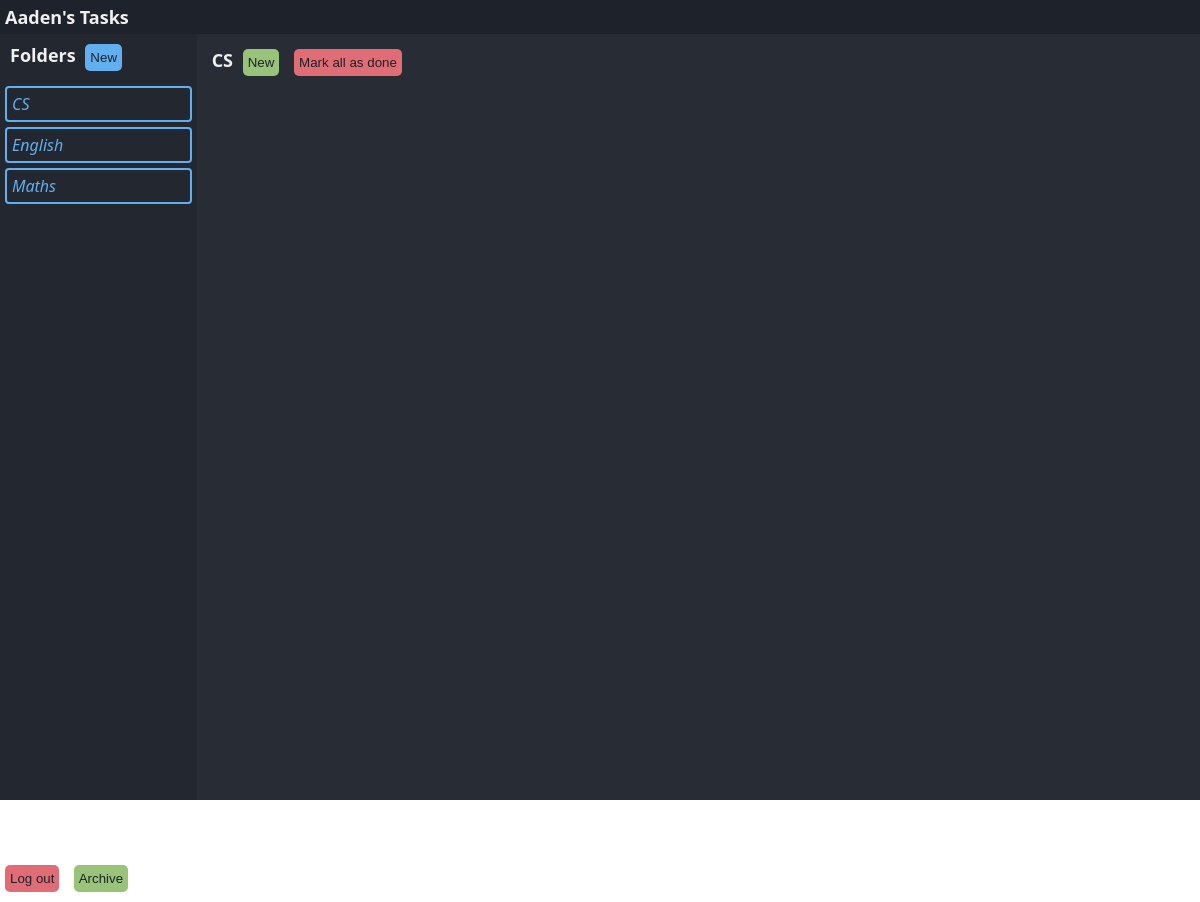
/tasks/, run on an earlier commit of the app's database.
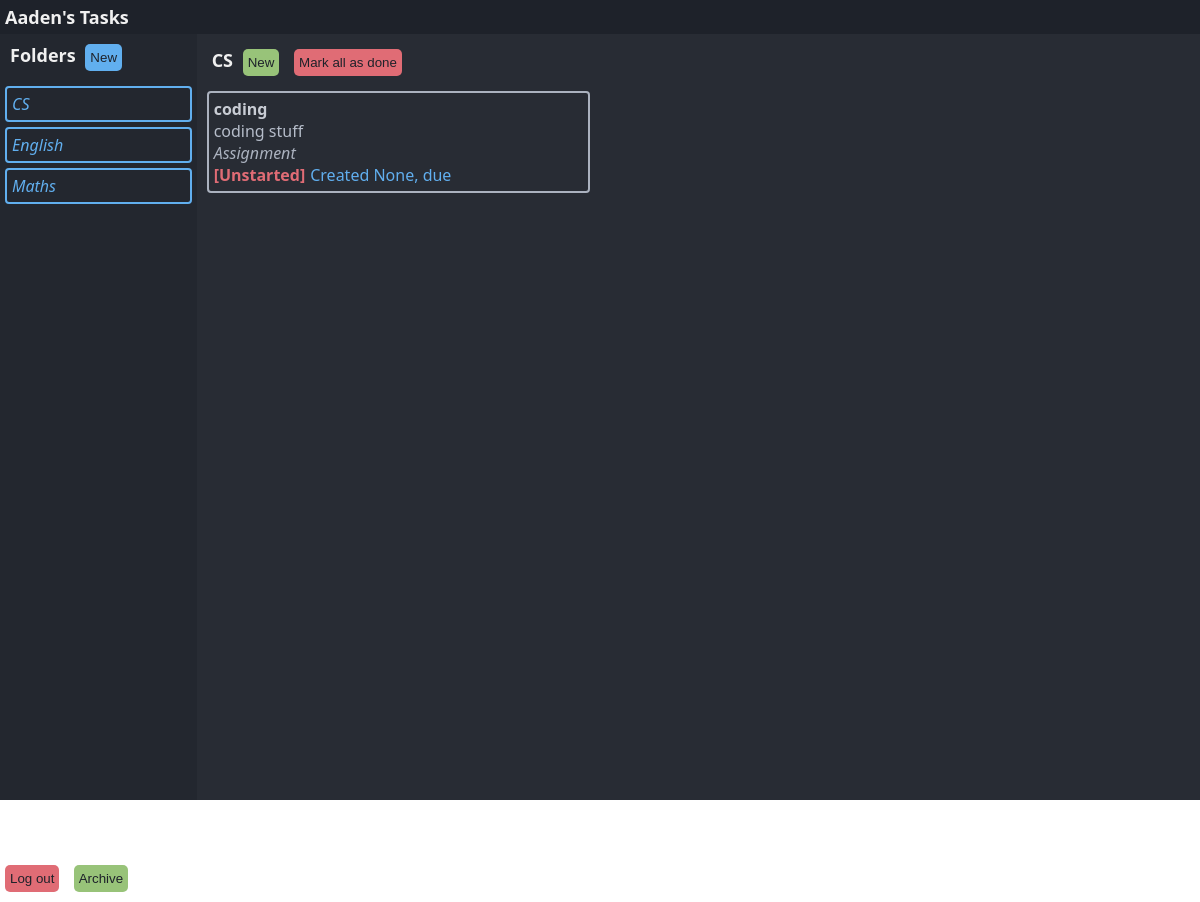
And on a later commit of the database.
### tables this page shows
CREATE TABLE "accounts" (
	"userid"	TEXT,
	"password"	TEXT,
	"salt"	TEXT,
	"email"	TEXT,
	"name"	TEXT,
	PRIMARY KEY("userid")
);

CREATE TABLE "folders" (
	"userid"	TEXT,
	"id"	TEXT,
	"name"	TEXT,
	PRIMARY KEY("userid","id")
);

CREATE TABLE "tasks" (
	"userid"	TEXT,
	"folderid"	TEXT,
	"id"	TEXT,
	"title"	TEXT,
	"due"	TEXT,
	"reminder"	TEXT,
	"created"	TEXT,
	"category"	TEXT,
	"priority"	INTEGER,
	"status"	TEXT,
	"notes"	TEXT,
	"link"	TEXT,
	PRIMARY KEY("id","userid")
);

### website/views.py (the view)
@views.route("/tasks/")
def tasks():
    if "folderid" in request.values:
        folderid = int(request.values["folderid"])
    else:
        folderid = 0
    if "id" in request.values:
        id = request.values["id"]
    else:
        id = 0
    user = {
        "name": "Aaden",
        "username": "Nughm",
    }
    print(db_read("SELECT * FROM accounts;"))
    folders = db_read("SELECT * FROM folders ORDER BY name;")
    tasks = db_read(
        f"SELECT * FROM tasks WHERE folderid='{folderid}' AND status != 'Completed' ORDER BY title;"
    )
    try:
        maintask = db_read(f"SELECT * FROM tasks WHERE id='{id}';")[0]
    except IndexError:
        maintask = None
    folders = [{"id": folders.index(name), "name": name["name"]} for name in folders]
    return render_template(
        "tasks.html",
        user=user,
        folders=folders,
        folderid=folderid,
        tasks=tasks,
        maintask=maintask,
    )

### website/__init__.py (called while the page is built)
def db_read(sql, data=None):
    connection = sqlite3.connect(database_filename)
    connection.row_factory = sqlite3.Row
    db = connection.cursor()
    if data:
        db.execute(sql, data)
    else:
        db.execute(sql)
    records = db.fetchall()
    rows = [dict(record) for record in records]
    connection.commit()
    db.close()
    connection.close()
    return rows

### website/templates/tasks.html (shortened to what this page needs)
<!DOCTYPE html>
<html lang="en">
<head>
    <link rel="stylesheet" type="text/css" href="/static/tasks.css" media="screen">
</head>
<body>
    <div class="pageheader">
        <div class="titlebar"><strong>{{ user.name }}'s Tasks</strong></div>
    </div>
    <div class="container">
        <div class="folders">
            <div class="header"><strong>Folders</strong>
                <button class="blue" id="new-folder-button">New</button>
            </div>
            {% for folder in folders %}
                <a class="folder" href="?folderid={{ folder.id }}">{{ folder.name }}</a>
            {% endfor %}
            <div class="controls">
                <button class="red">Log out</button>
                <button class="green">Archive</button>
            </div>
        </div>
        <div class="tasks">
            <div class="header"><strong>{{ folders[folderid]["name"] }}</strong>
                <button class="green" id="new-task-button">New</button>
                <button class="red">Mark all as done</button>
            </div>
            {% for task in tasks %}
                <a class="taskpreview" href="?folderid={{ task.folderid }}&id={{ task.id }}">
                    <div class="taskpreviewheader">{{ task.title }}</div>
                    <div class="taskpreviewtext">{{ task.notes }}</div>
                    <div class="taskpreviewcategory">{{ task.category }}</div>
                    <div class="taskpreviewfooter">
                        {% if task.status == "Unstarted" %}
                            <div class="unstarted">[{{ task.status }}]</div>
                        {% elif task.status == "In progress" %}
                            <div class="started">[{{ task.status }}]</div>
                        {% else %}
                            <div class="waiting">[{{ task.status }}]</div>
                        {% endif %}
                        <div class="time">Created {{ task.created }}, due {{ task.due }}</div>
                    </div>
                </a>
            {% endfor %}
        </div>
        <div class="main">
        </div>
    </div>
</body>
</html>

### website/static/tasks.css (style rules this page uses)
html, body { padding: 0; margin: 0; height: 100%; font-family: 'Segoe UI', Tahoma, Geneva, Verdana, sans-serif; overflow-y: hidden; }
.container { background-color: #282c34; display: grid; grid-template-columns: 1fr 2fr 50%; gap: 5px 5px; height: 100%; grid-template-areas: "folders items main" }
.pageheader { display: grid; grid-template-columns: 1fr 1fr; background-color: #1e222a; }
.pageheader .titlebar { padding: 5px; font-size: large; color: #f0f0f0; }
.controls { position: absolute; bottom: 5px; }
.folders { grid-area: folders; background-color: #23272f; border-right: 0px; overflow-y: auto; padding-bottom: 5em; }
.folders .header { font-size: large; color: #f0f0f0; padding: 0px 5px 5px 5px; margin: 5px 5px 5px 5px; }
.folder { padding: 5px 5px 5px 5px; margin: 5px 5px 5px 5px; border-radius: 4px; border: 2px solid #61afef; color: #61afef; font-style: italic; display: block; cursor: pointer; text-decoration: none; }
.header { font-size: large; padding: 5px 5px 5px 5px; margin: 5px 5px 5px 5px; color: #f0f0f0; }
.taskpreview { padding-bottom: 1em; padding: 5px 5px 5px 5px; margin: 5px 5px 5px 5px; border-radius: 4px; border: 2px solid #abb2bf; display: block; cursor: pointer; color: inherit; text-decoration: none; }
.taskpreviewheader { font-weight: bold; color: #c8ccd4; }
.taskpreviewtext { color: #b6bdca; }
.taskpreviewcategory { font-style: italic; color: #abb2bf; }
.taskpreviewfooter { display: flex; }
.taskpreviewfooter .unstarted { margin-right: 5px; font-weight: bold; color: #e06c75; }
.taskpreviewfooter .time { flex: 1; color: #61afef; }
.main { grid-area: main; overflow-y: auto; padding-bottom: 5em; padding-right: 10px; color: white; }
button { background-color: #61afef; color: #1e222a; padding: 5px 5px 5px 5px; margin: 5px 5px 5px 5px; border-radius: 5px; width: 1fr; display: inline-block; height: 2em; border: 0px; }
button.blue, input[type='button'].blue, input[type='submit'].blue { background-color: #61afef; }
button.red, input[type='button'].red, input[type='submit'].red { background-color: #e06c75; }
button.green, input[type='button'].green, input[type='submit'].green { background-color: #98c379; }

What changed in the data, as far as the page shows it:
now on this page (row edited): tasks: title "coding", notes "coding stuff", category "Assignment", status "Unstarted", created "None"
